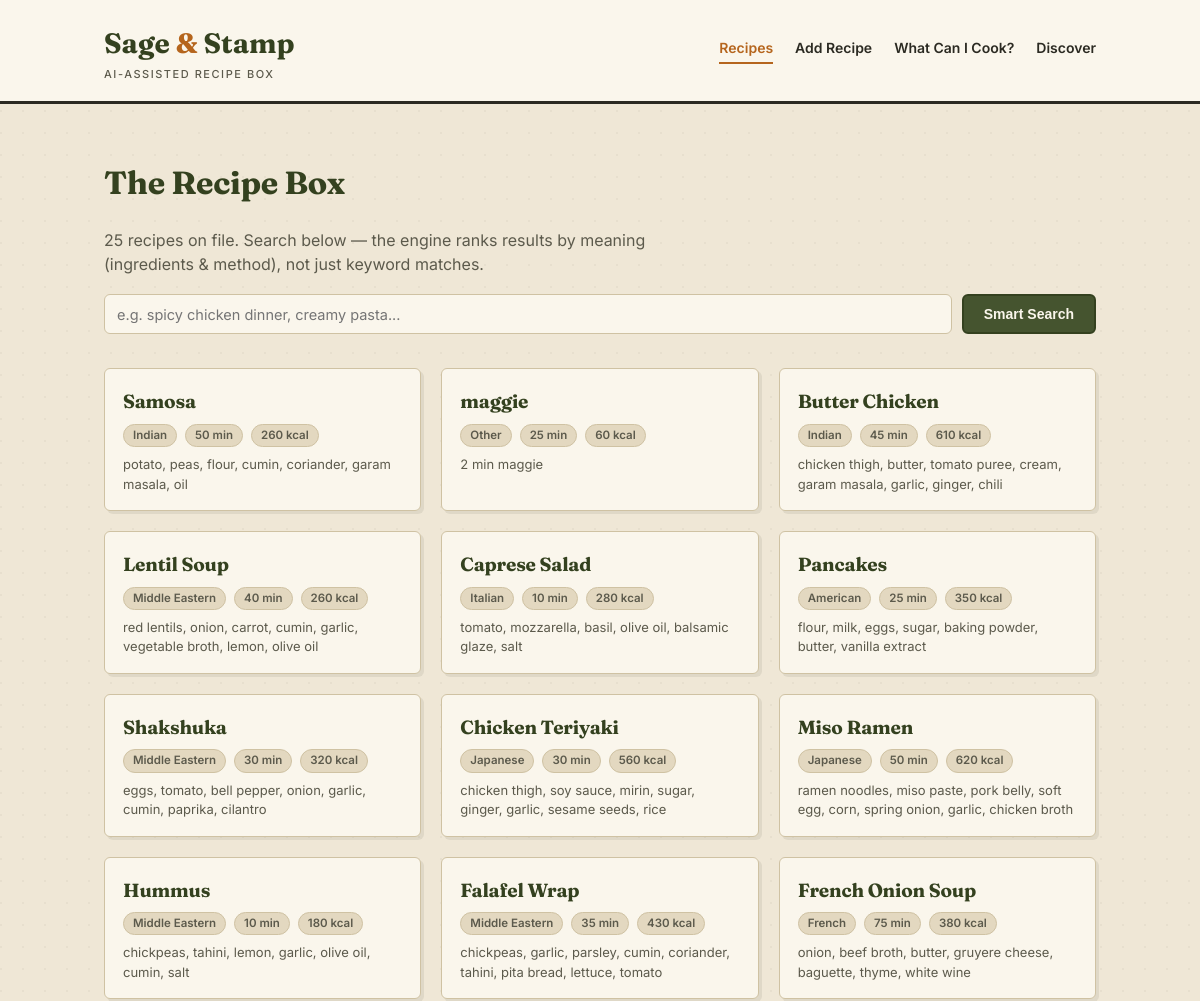
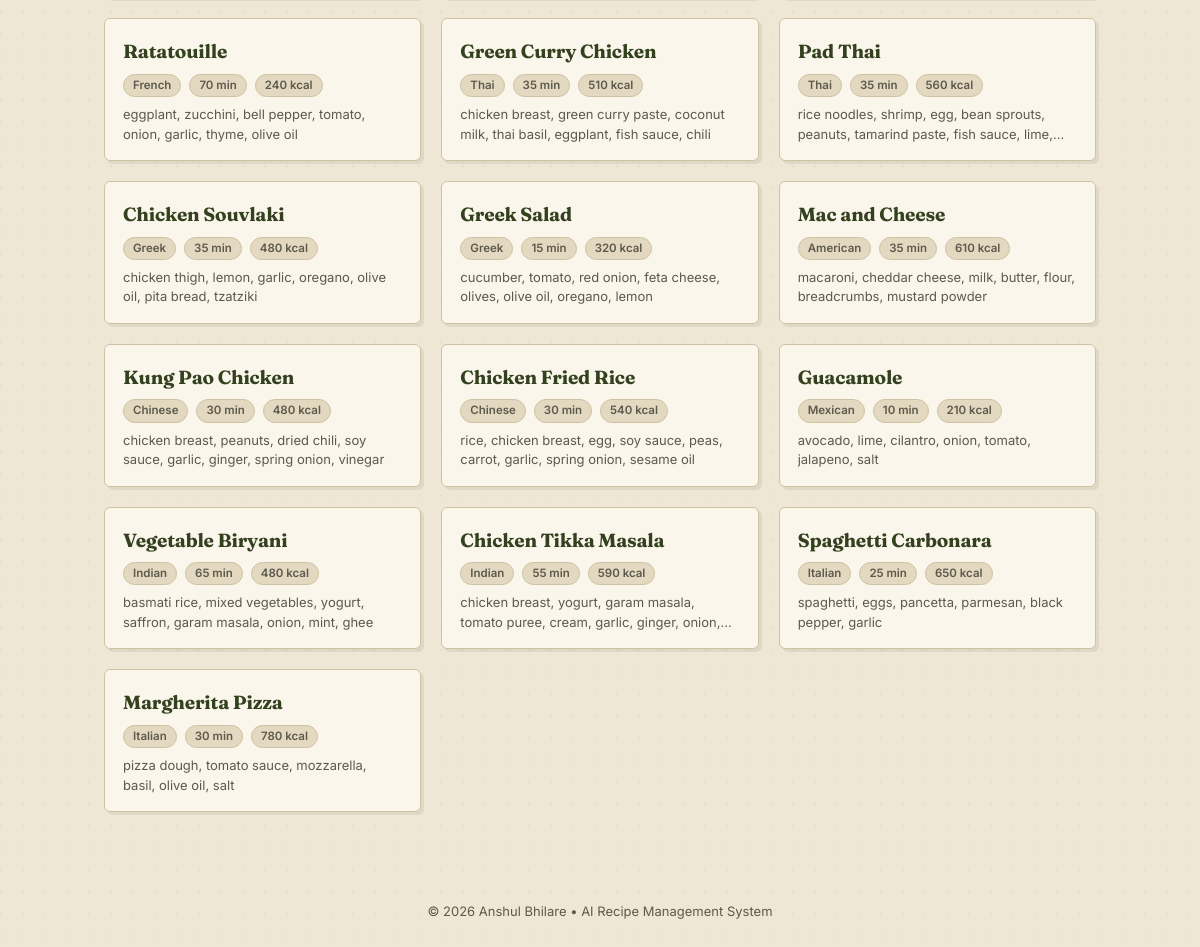
The page / on the database its author committed (2 pictures, top to bottom).
### tables this page shows
CREATE TABLE recipes (
            id INTEGER PRIMARY KEY AUTOINCREMENT,
            title TEXT NOT NULL,
            cuisine TEXT,
            ingredients TEXT NOT NULL,      -- comma separated
            instructions TEXT NOT NULL,
            prep_time INTEGER DEFAULT 0,    -- minutes
            cook_time INTEGER DEFAULT 0,    -- minutes
            servings INTEGER DEFAULT 4,
            calories INTEGER,
            tags TEXT,                      -- comma separated
            cuisine_predicted INTEGER DEFAULT 0,  -- 1 if cuisine was AI-predicted
            created_at TEXT
        );

### app.py (the view)
@app.route("/")
def home():
    query = request.args.get("q", "").strip()
    all_recipes = db.get_all_recipes()
    if query:
        ranked = engine.smart_search(query)
        recipes = [r for r, score in ranked]
        scores = {r["id"]: score for r, score in ranked}
    else:
        recipes = all_recipes
        scores = {}
    return render_template("index.html", recipes=recipes, query=query,
                            scores=scores, total=len(all_recipes))

### database.py (called while the page is built)
def get_connection():
    conn = sqlite3.connect(DB_PATH)
    conn.row_factory = sqlite3.Row
    conn.execute("PRAGMA foreign_keys = ON")
    return conn

def get_all_recipes():
    conn = get_connection()
    rows = conn.execute("SELECT * FROM recipes ORDER BY created_at DESC").fetchall()
    conn.close()
    return [dict(r) for r in rows]

### templates/index.html (shortened to what this page needs)
{% extends "base.html" %}
{% block content %}
<div class="hero">
    <h1 class="display">The Recipe Box</h1>
    <p class="lead">{{ total }} recipes on file. Search below — the engine ranks results by
        meaning (ingredients &amp; method), not just keyword matches.</p>
    <form class="search-box" method="get" action="{{ url_for('home') }}">
        <input type="text" name="q" placeholder="e.g. spicy chicken dinner, creamy pasta..." value="{{ query }}">
        <button class="btn btn-primary" type="submit">Smart Search</button>
    </form>
</div>
<div class="recipe-grid">
    {% for r in recipes %}
    <a href="{{ url_for('recipe_detail', recipe_id=r.id) }}" class="card recipe-card">
        <h3>{{ r.title }}</h3>
        <div class="meta-row">
            <span class="pill">{{ r.cuisine }}</span>
            <span class="pill">{{ r.prep_time + r.cook_time }} min</span>
            {% if r.calories %}<span class="pill">{{ r.calories }} kcal</span>{% endif %}
        </div>
        <div class="ingredients-preview">{{ r.ingredients }}</div>
    </a>
    {% endfor %}
</div>
{% endblock %}

### templates/base.html (shortened to what this page needs)
<!DOCTYPE html>
<html lang="en">
<head>
<link rel="stylesheet" href="{{ url_for('static', filename='style.css') }}">
</head>
<body>
<header class="site">
    <div class="header-inner">
        <a href="{{ url_for('home') }}" class="brand">
            Sage <span>&amp;</span> Stamp
            <small>AI-Assisted Recipe Box</small>
        </a>
        <nav class="site">
            <a href="{{ url_for('home') }}" class="{{ 'active' if request.endpoint == 'home' }}">Recipes</a>
            <a href="{{ url_for('add_recipe') }}" class="{{ 'active' if request.endpoint == 'add_recipe' }}">Add Recipe</a>
            <a href="{{ url_for('cook_with') }}" class="{{ 'active' if request.endpoint == 'cook_with' }}">What Can I Cook?</a>
            <a href="{{ url_for('discover') }}" class="{{ 'active' if request.endpoint == 'discover' }}">Discover</a>
        </nav>
    </div>
</header>
<div class="container">
    {% block content %}{% endblock %}
</div>
<footer class="site">
    © 2026 Anshul Bhilare • AI Recipe Management System
</footer>
</body>
</html>

### static/style.css (style rules this page uses)
:root { --paper: #EFE7D6; --paper-dark: #E3D8C0; --ink: #2B2A22; --ink-soft: #5C5A4C; --herb: #45542F; --herb-dark: #34411F; --spice: #B5651D; --tomato: #A23B3B; --line: #CFC2A3; --card: #FAF6EC; --radius: 6px; }
* { box-sizing: border-box; }
body { margin: 0; background: var(--paper); background-image: radial-gradient(circle at 1px 1px, rgba(0,0,0,0.035) 1px, transparent 0); background-size: 22px 22px; color: var(--ink); font-family: 'Inter', sans-serif; line-height: 1.5; }
a { color: inherit; text-decoration: none; }
h1, h2, h3, .display { font-family: 'Fraunces', serif; font-weight: 700; color: var(--herb-dark); letter-spacing: -0.01em; }
.container { max-width: 1040px; margin: 0 auto; padding: 0 24px 60px; }
header.site { border-bottom: 3px solid var(--ink); background: var(--card); }
.header-inner { max-width: 1040px; margin: 0 auto; padding: 22px 24px 18px; display: flex; align-items: baseline; justify-content: space-between; flex-wrap: wrap; gap: 10px; }
.brand { font-family: 'Fraunces', serif; font-size: 28px; font-weight: 700; color: var(--herb-dark); }
.brand span { color: var(--spice); }
.brand small { display: block; font-family: 'Inter', sans-serif; font-size: 11px; font-weight: 500; letter-spacing: 0.14em; text-transform: uppercase; color: var(--ink-soft); margin-top: 2px; }
nav.site { display: flex; gap: 22px; font-size: 14px; font-weight: 600; }
nav.site a { padding-bottom: 4px; border-bottom: 2px solid transparent; }
nav.site a:hover, nav.site a.active { border-bottom: 2px solid var(--spice); color: var(--spice); }
.btn { display: inline-block; padding: 10px 20px; border-radius: var(--radius); font-weight: 600; font-size: 14px; border: 2px solid var(--ink); cursor: pointer; background: var(--card); color: var(--ink); }
.btn-primary { background: var(--herb); color: var(--card); border-color: var(--herb-dark); }
.card { background: var(--card); border: 1.5px solid var(--line); border-radius: var(--radius); box-shadow: 3px 3px 0 rgba(43,42,34,0.08); }
.recipe-grid { display: grid; grid-template-columns: repeat(auto-fill, minmax(250px, 1fr)); gap: 20px; margin-top: 24px; }
.recipe-card { padding: 18px 18px 16px; display: flex; flex-direction: column; gap: 8px; position: relative; transition: transform 0.15s ease; }
.recipe-card h3 { margin: 0; font-size: 19px; }
.meta-row { display: flex; gap: 8px; flex-wrap: wrap; font-size: 12px; color: var(--ink-soft); }
.pill { display: inline-block; padding: 2px 9px; border-radius: 999px; background: var(--paper-dark); border: 1px solid var(--line); font-size: 11.5px; font-weight: 600; }
.ingredients-preview { font-size: 13px; color: var(--ink-soft); overflow: hidden; text-overflow: ellipsis; display: -webkit-box; -webkit-line-clamp: 2; -webkit-box-orient: vertical; }
input[type=text], input[type=number], textarea, select { width: 100%; padding: 10px 12px; border: 1.5px solid var(--line); border-radius: var(--radius); font-family: 'Inter', sans-serif; font-size: 14.5px; background: var(--card); color: var(--ink); }
.hero { padding: 34px 0 10px; }
.hero p.lead { color: var(--ink-soft); max-width: 600px; }
.search-box { display: flex; gap: 10px; margin-top: 18px; }
.search-box input { flex: 1; }
footer.site { text-align: center; padding: 30px 20px; color: var(--ink-soft); font-size: 13px; }

### rows shown on the page
recipes: title "Samosa", cuisine "Indian", r.prep_time+r.cook_time "50", calories "260", ingredients "potato, peas, flour, cumin, coriander, garam masala, oil"
recipes: title "maggie", cuisine "Other", r.prep_time+r.cook_time "25", calories "60", ingredients "2 min maggie"
recipes: title "Butter Chicken", cuisine "Indian", r.prep_time+r.cook_time "45", calories "610", ingredients "chicken thigh, butter, tomato puree, cream, garam masala, garlic, ginger, chili"
recipes: title "Lentil Soup", cuisine "Middle Eastern", r.prep_time+r.cook_time "40", calories "260", ingredients "red lentils, onion, carrot, cumin, garlic, vegetable broth, lemon, olive oil"
recipes: title "Caprese Salad", cuisine "Italian", r.prep_time+r.cook_time "10", calories "280", ingredients "tomato, mozzarella, basil, olive oil, balsamic glaze, salt"
recipes: title "Pancakes", cuisine "American", r.prep_time+r.cook_time "25", calories "350", ingredients "flour, milk, eggs, sugar, baking powder, butter, vanilla extract"
recipes: title "Shakshuka", cuisine "Middle Eastern", r.prep_time+r.cook_time "30", calories "320", ingredients "eggs, tomato, bell pepper, onion, garlic, cumin, paprika, cilantro"
recipes: title "Chicken Teriyaki", cuisine "Japanese", r.prep_time+r.cook_time "30", calories "560", ingredients "chicken thigh, soy sauce, mirin, sugar, ginger, garlic, sesame seeds, rice"
recipes: title "Miso Ramen", cuisine "Japanese", r.prep_time+r.cook_time "50", calories "620", ingredients "ramen noodles, miso paste, pork belly, soft egg, corn, spring onion, garlic, chicken broth"
recipes: title "Hummus", cuisine "Middle Eastern", r.prep_time+r.cook_time "10", calories "180", ingredients "chickpeas, tahini, lemon, garlic, olive oil, cumin, salt"
recipes: title "Falafel Wrap", cuisine "Middle Eastern", r.prep_time+r.cook_time "35", calories "430", ingredients "chickpeas, garlic, parsley, cumin, coriander, tahini, pita bread, lettuce, tomato"
recipes: title "French Onion Soup", cuisine "French", r.prep_time+r.cook_time "75", calories "380", ingredients "onion, beef broth, butter, gruyere cheese, baguette, thyme, white wine"
recipes: title "Ratatouille", cuisine "French", r.prep_time+r.cook_time "70", calories "240", ingredients "eggplant, zucchini, bell pepper, tomato, onion, garlic, thyme, olive oil"
recipes: title "Green Curry Chicken", cuisine "Thai", r.prep_time+r.cook_time "35", calories "510", ingredients "chicken breast, green curry paste, coconut milk, thai basil, eggplant, fish sauce, chili"
recipes: title "Pad Thai", cuisine "Thai", r.prep_time+r.cook_time "35", calories "560", ingredients "rice noodles, shrimp, egg, bean sprouts, peanuts, tamarind paste, fish sauce,…"
recipes: title "Chicken Souvlaki", cuisine "Greek", r.prep_time+r.cook_time "35", calories "480", ingredients "chicken thigh, lemon, garlic, oregano, olive oil, pita bread, tzatziki"
recipes: title "Greek Salad", cuisine "Greek", r.prep_time+r.cook_time "15", calories "320", ingredients "cucumber, tomato, red onion, feta cheese, olives, olive oil, oregano, lemon"
recipes: title "Mac and Cheese", cuisine "American", r.prep_time+r.cook_time "35", calories "610", ingredients "macaroni, cheddar cheese, milk, butter, flour, breadcrumbs, mustard powder"
recipes: title "Kung Pao Chicken", cuisine "Chinese", r.prep_time+r.cook_time "30", calories "480", ingredients "chicken breast, peanuts, dried chili, soy sauce, garlic, ginger, spring onion, vinegar"
recipes: title "Chicken Fried Rice", cuisine "Chinese", r.prep_time+r.cook_time "30", calories "540", ingredients "rice, chicken breast, egg, soy sauce, peas, carrot, garlic, spring onion, sesame oil"
recipes: title "Guacamole", cuisine "Mexican", r.prep_time+r.cook_time "10", calories "210", ingredients "avocado, lime, cilantro, onion, tomato, jalapeno, salt"
recipes: title "Vegetable Biryani", cuisine "Indian", r.prep_time+r.cook_time "65", calories "480", ingredients "basmati rice, mixed vegetables, yogurt, saffron, garam masala, onion, mint, ghee"
recipes: title "Chicken Tikka Masala", cuisine "Indian", r.prep_time+r.cook_time "55", calories "590", ingredients "chicken breast, yogurt, garam masala, tomato puree, cream, garlic, ginger,…"
recipes: title "Spaghetti Carbonara", cuisine "Italian", r.prep_time+r.cook_time "25", calories "650", ingredients "spaghetti, eggs, pancetta, parmesan, black pepper, garlic"
recipes: title "Margherita Pizza", cuisine "Italian", r.prep_time+r.cook_time "30", calories "780", ingredients "pizza dough, tomato sauce, mozzarella, basil, olive oil, salt"

### other values the page prints
{{ total }} "25"
